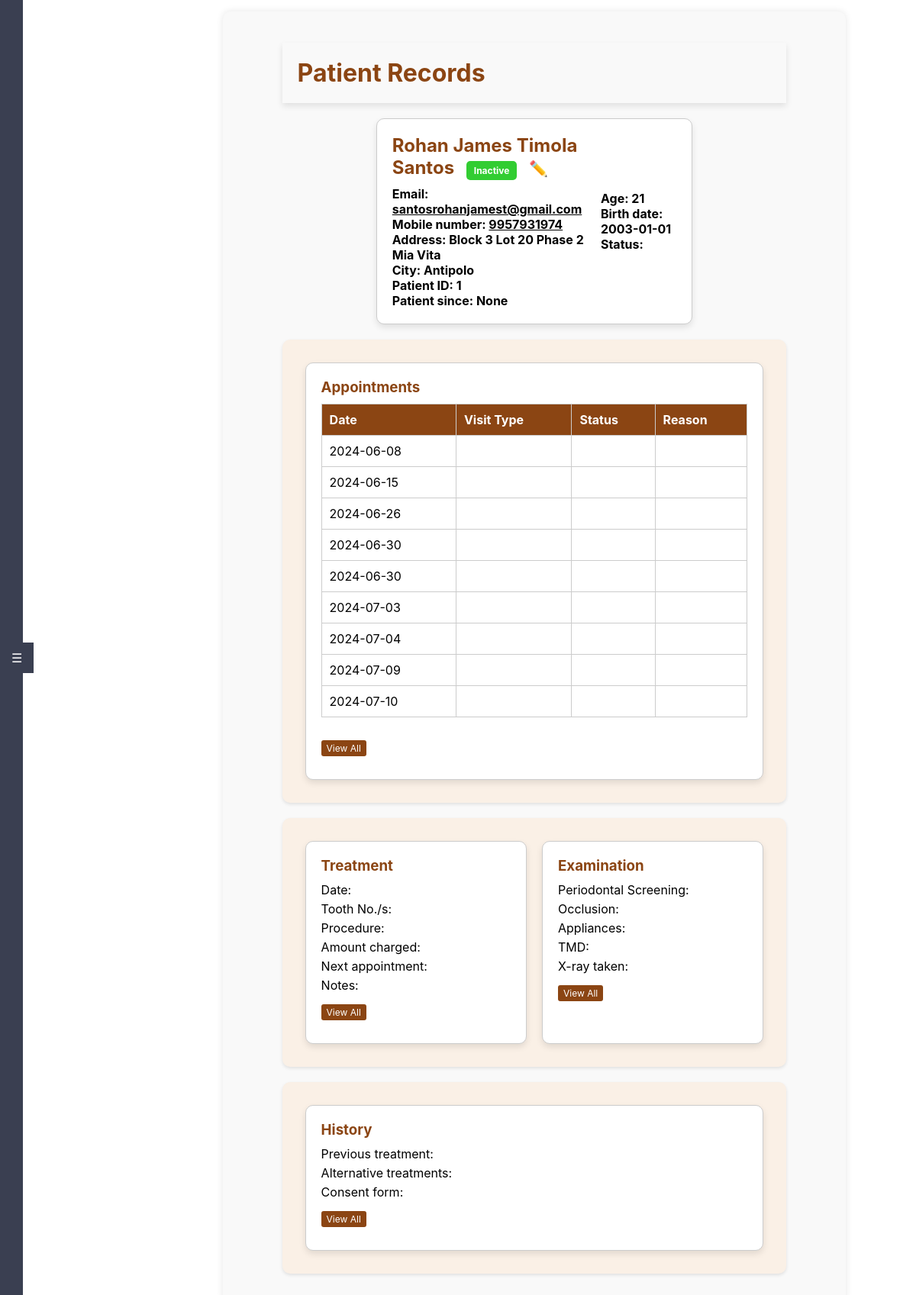
The app's page /overview/1, older data.
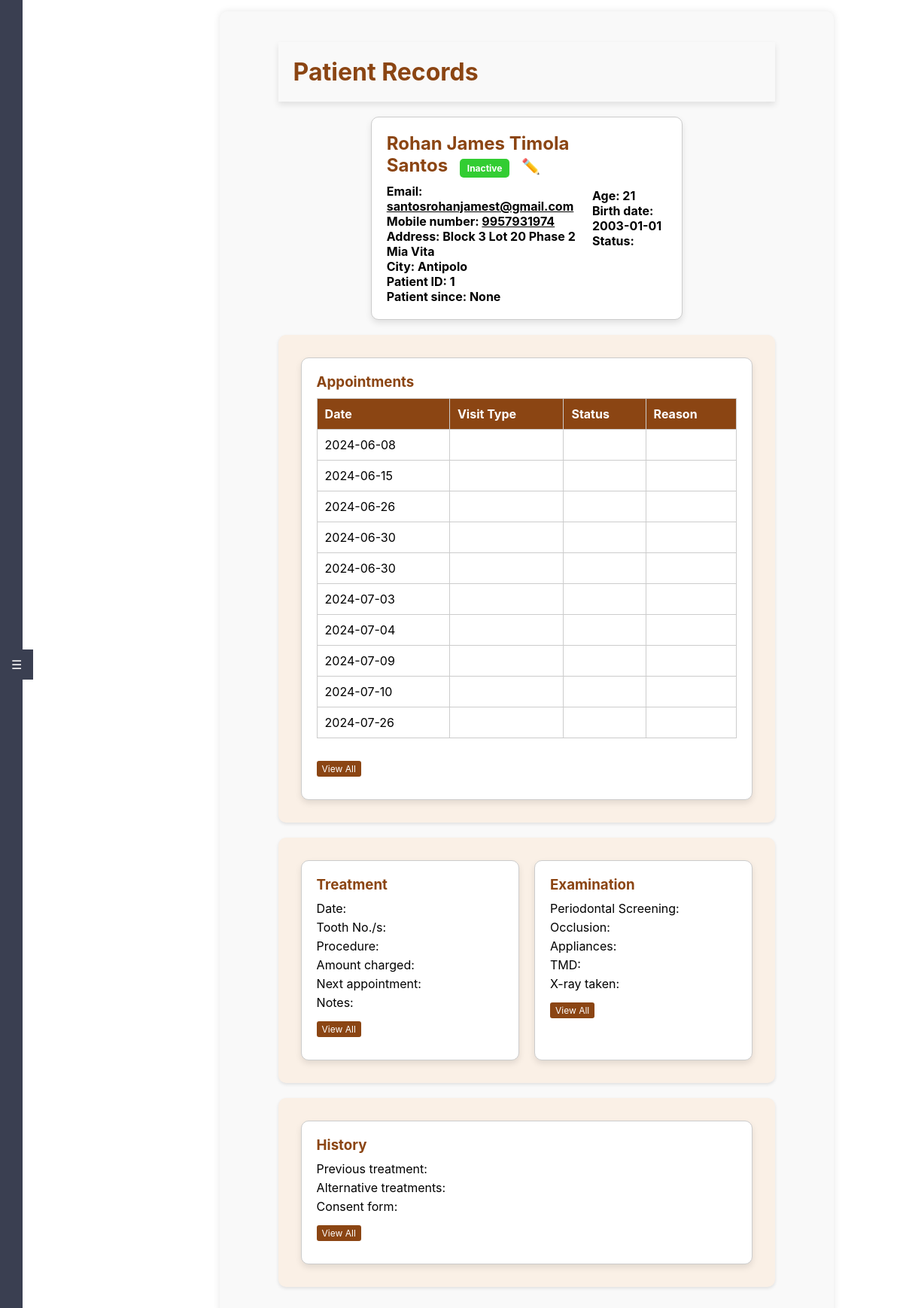
The same page, newer data.
### tables this page shows
CREATE TABLE "Appointments" (
	"appointment_id"	INTEGER,
	"consultation_id"	INTEGER,
	"patient_id"	INTEGER,
	"dentist_id"	INTEGER,
	"appointment_date"	DATE NOT NULL,
	"start_time"	TIME NOT NULL,
	"end_time"	TIME NOT NULL,
	"status_id"	INTEGER,
	"chief_complaints"	TEXT,
	"procedures"	TEXT,
	"appointment_type"	TEXT NOT NULL,
	FOREIGN KEY("dentist_id") REFERENCES "dentists"("dentist_id"),
	PRIMARY KEY("appointment_id" AUTOINCREMENT),
	FOREIGN KEY("consultation_id") REFERENCES "Consultations"("consultation_id"),
	FOREIGN KEY("status_id") REFERENCES "Appointments"("status_id"),
	FOREIGN KEY("patient_id") REFERENCES "patients"("patient_id")
);

### app.py (the view)
@app.route('/overview/<int:patient_id>')
def overview(patient_id):
    conn = get_db_connection()
    patient = conn.execute('SELECT * FROM patients WHERE patient_id = ?', (patient_id,)).fetchone()
    if patient is None:
        flash('Patient not found!', 'danger')
        return redirect(url_for('dashboard'))
    birth_date = datetime.strptime(patient['dob'], '%Y-%m-%d')
    today = datetime.today()
    age = today.year - birth_date.year - ((today.month, today.day) < (birth_date.month, birth_date.day))
    patient = dict(patient)
    patient['age'] = age
    appointments = conn.execute('SELECT * FROM appointments WHERE patient_id = ?', (patient_id,)).fetchall()
    treatment = conn.execute('SELECT * FROM treatments WHERE patient_id = ?', (patient_id,)).fetchone()
    examination = conn.execute('SELECT * FROM examinations WHERE patient_id = ?', (patient_id,)).fetchone()
    medical_history = conn.execute('SELECT * FROM medical_history WHERE patient_id = ?', (patient_id,)).fetchone()
    conn.close()
    return render_template('overview.html',
                           patient=patient,
                           appointments=appointments,
                           treatment=treatment or {},
                           examination=examination or {},
                           medical_history=medical_history or {})

### app.py (called while the page is built)
def get_db_connection():
    conn = sqlite3.connect(app.config['DATABASE'], timeout=30)
    conn.execute('PRAGMA journal_mode=WAL')
    conn.row_factory = sqlite3.Row
    return conn

### templates/overview.html (shortened to what the changed rows need)
<!DOCTYPE html>
<html lang="en">
<head>
    <link rel="stylesheet" href="{{ url_for('static', filename='styles.css') }}">
</head>
<body class="overview-page">
    <div class="main-content">
        <div class="container">
            <h1 class="header">Patient Records</h1>
            <div class="patient-info box">
                <div>
                    <h2>{{ patient.first_name }} {{ patient.middle_name }} {{ patient.last_name }}
                        <span class="status-badge">{{ 'Active' if patient.is_active else 'Inactive' }}</span>
                        <a href="#" class="edit-btn">✏️</a>
                    </h2>
                </div>
            </div>
            <div class="section">
                <div class="box">
                    <table class="appointment-table">
                        <thead>
                            <tr>
                                <th>Date</th>
                                <th>Visit Type</th>
                                <th>Status</th>
                                <th>Reason</th>
                            </tr>
                        </thead>
                        <tbody>
                            {% for appointment in appointments %}
                            <tr>
                                <td>{{ appointment.appointment_date }}</td>
                                <td>{{ appointment.visit_type }}</td>
                                <td><span class="appointment-status" style="background-color: {{ appointment.status_color }};">{{ appointment.status }}</span></td>
                                <td>{{ appointment.reason }}</td>
                            </tr>
                            {% endfor %}
                        </tbody>
                    </table>
                </div>
            </div>
        </div>
    </div>
</body>
</html>

Row changes from the older to the newer data that the page shows:
added Appointments: appointment_date "2024-07-26"
